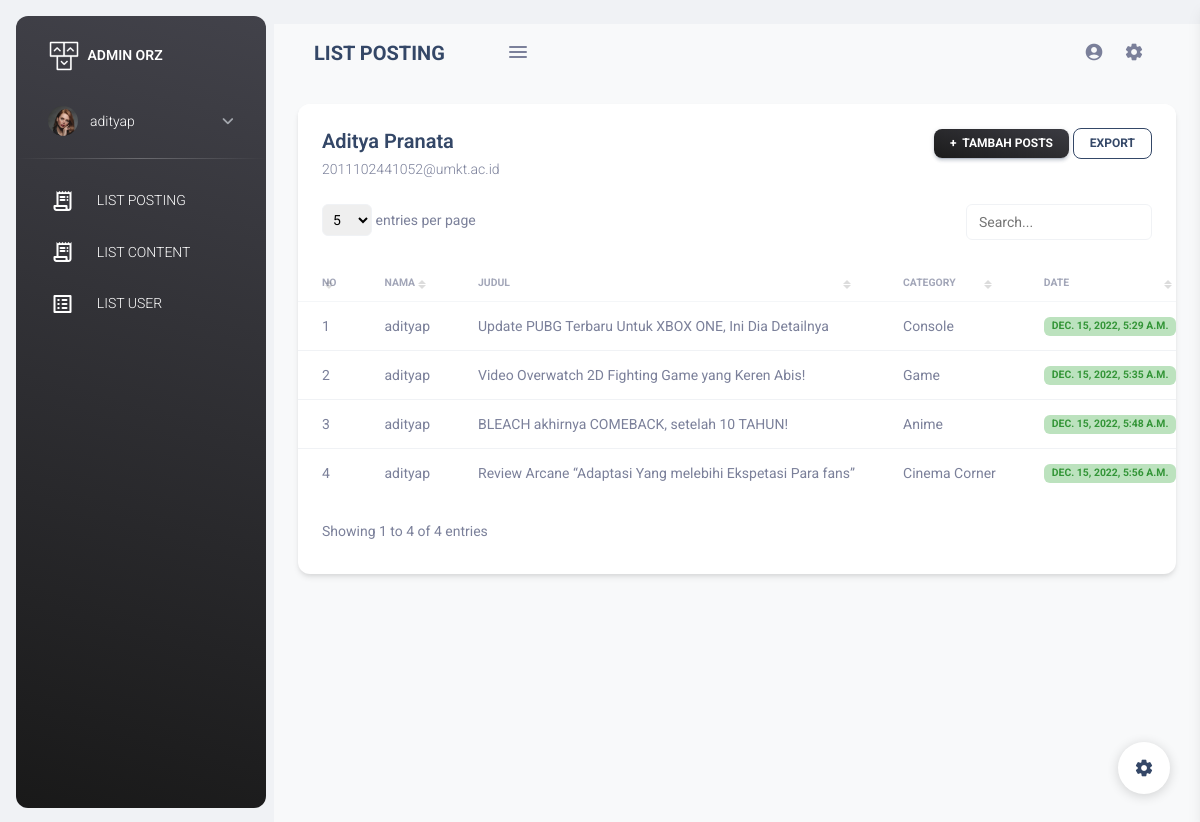
The page /dashboard/posts/ (signed in) on the database its author committed.
### post/models.py (models this page shows, shortened)
class Posting(models.Model):
    nama = models.ForeignKey(User, on_delete=models.CASCADE, blank=True, null=True)
    judul = models.CharField(max_length=100)
    body = RichTextUploadingField(
        blank=True, null=True,
        config_name='special',
        external_plugin_resources=[(
            'youtube',
            '/static/ckeditor_plugins/youtube/youtube/',
            'plugin.js',
        )],
    )
    category = models.ForeignKey(Category, on_delete=models.PROTECT)
    date = models.DateTimeField(auto_now_add=True)
    class Meta:
        verbose_name_plural = "Posting"

class Category(models.Model):
    nama = models.CharField(max_length=100)
    def __str__(self):
        return self.nama
    class Meta:
        verbose_name_plural = "Category"

### post/views.py (the view)
# urls.py: path('posts/', posts, name='posts'),
@login_required
def posts(request):
    template_name = 'back/posts.html'
    posting = Posting.objects.filter(nama = request.user)
    context = {
        'title' : 'LIST POSTING',
        'posting' : posting,
    }
    return render(request, template_name, context)

### templates/back/posts.html (shortened to what this page needs)
{% extends 'back/page-back.html' %}
{% block content %}
<div class="container-fluid py-4">
  <div class="row">
    <div class="col-12">
      <div class="card">
        <div class="card-header pb-0">
          <div class="d-lg-flex">
            <div>
              <h5 class="mb-1">{{ user.first_name }} {{ user.last_name }}</h5>
              <p class="text-sm mb-0">
                {{ user.email }}
              </p>
            </div>
            <div class="ms-auto my-auto mt-lg-0 mt-4">
              <div class="ms-auto my-auto">
                <a href="{% url 'plus' %}" class="btn bg-gradient-dark btn-sm mb-0">+&nbsp; Tambah Posts</a>
                <button class="btn btn-outline-dark btn-sm export mb-0 mt-sm-0 mt-1" data-type="csv" type="button" name="button">Export</button>
              </div>
            </div>
          </div>
        </div>
        <div class="card-body px-0 pb-0 mt-n4">
          <div class="table-responsive">
            <table class="table table-flush" id="products-list">
              <thead class="thead-light">
                <tr>
                  <th>No</th>
                  <th>Nama</th>
                  <th>Judul</th>
                  <th>Category</th>
                  <th>Date</th>
                </tr>
              </thead>
              <tbody>
                {% for p in posting %}
                <tr>
                  <td class="text-sm">{{ forloop.counter }}</td>
                  <td class="text-sm">{{ p.nama }}</td>
                  <td class="text-sm">{{ p.judul }}</td>
                  <td class="text-sm">{{ p.category }}</td>
                  <td>
                    <span class="badge badge-success badge-sm">{{ p.date }}</span>
                  </td>
                </tr>
                {% endfor %}
              </tbody>
            </table>
          </div>
        </div>
      </div>
    </div>
  </div>
</div>
{% endblock %}

### templates/back/menu.html (shortened to what this page needs)
{% load static %}
<div class="collapse navbar-collapse w-auto h-auto max-height-vh-100 h-100"
     id="sidenav-collapse-main">
  <ul class="navbar-nav">
    <li class="nav-item mb-2 mt-0">
      <a data-bs-toggle="collapse"
         href="#ProfileNav"
         class="nav-link text-white"
         aria-controls="ProfileNav"
         role="button"
         aria-expanded="false">
        <img src="{% static 'back/img/team-3.jpg' %}" class="avatar" />
        <span class="nav-link-text ms-2 ps-1">{{ user }}</span>
      </a>
    </li>
    <hr class="horizontal light mt-0" />
    <li class="nav-item">
      <a class="nav-link text-whit" href="{% url 'posts' %}">
        <i class="material-icons-round {% if page.brand == 'RTL' %}ms-2{% else %} me-2{% endif %}">receipt_long</i>
        <span class="nav-link-text ms-2 ps-1">LIST POSTING</span>
      </a>
    </li>
    <li class="nav-item">
      <a class="nav-link text-whit" href="{% url 'content' %}">
        <i class="material-icons-round {% if page.brand == 'RTL' %}ms-2{% else %} me-2{% endif %}">receipt_long</i>
        <span class="nav-link-text ms-2 ps-1">LIST CONTENT</span>
      </a>
    </li>
    {% if request.session.is_admin == 'admin' %}
    <li class="nav-item">
      <a class="nav-link text-whit" href="{% url 'users' %}">
        <i class="material-icons-round {% if page.brand == 'RTL' %}ms-2{% else %} me-2{% endif %}">list_alt</i>
        <span class="nav-link-text ms-2 ps-1">LIST USER</span>
      </a>
    </li>
    {% endif %}
  </ul>
</div>

### rows shown on the page
Posting: nama "adityap", judul "Update PUBG Terbaru Untuk XBOX ONE, Ini Dia Detailnya", category "Console", date "DEC. 15, 2022, 5:29 A.M."
Posting: nama "adityap", judul "Video Overwatch 2D Fighting Game yang Keren Abis!", category "Game", date "DEC. 15, 2022, 5:35 A.M."
Posting: nama "adityap", judul "BLEACH akhirnya COMEBACK, setelah 10 TAHUN!", category "Anime", date "DEC. 15, 2022, 5:48 A.M."
Posting: nama "adityap", judul "Review Arcane “Adaptasi Yang melebihi Ekspetasi Para fans”", category "Cinema Corner", date "DEC. 15, 2022, 5:56 A.M."

### other values the page prints
{{ user }} "adityap"
{{ title }} "LIST POSTING"
{{ user.first_name }} "Aditya"
{{ user.last_name }} "Pranata"
{{ user.email }} "2011102441052@umkt.ac.id"
